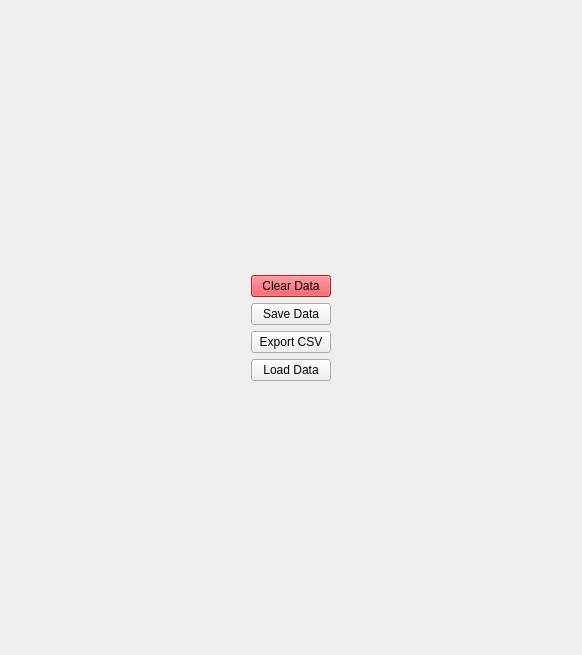
      <widget class="QWidget" name="dataTab">
       <attribute name="title">
        <string>Data</string>
       </attribute>
       <layout class="QGridLayout" name="gridLayout">
        <item row="0" column="1">
         <spacer name="verticalSpacer">
          <property name="orientation">
           <enum>Qt::Vertical</enum>
          </property>
          <property name="sizeType">
           <enum>QSizePolicy::Preferred</enum>
          </property>
          <property name="sizeHint" stdset="0">
           <size>
            <width>20</width>
            <height>264</height>
           </size>
          </property>
         </spacer>
        </item>
        <item row="1" column="1">
         <layout class="QVBoxLayout" name="verticalLayout_12">
          <item>
           <widget class="QPushButton" name="clearDataButton">
            <property name="sizePolicy">
             <sizepolicy hsizetype="Expanding" vsizetype="Fixed">
              <horstretch>0</horstretch>
              <verstretch>0</verstretch>
             </sizepolicy>
            </property>
            <property name="styleSheet">
             <string notr="true">background-color: rgb(237, 51, 59);</string>
            </property>
            <property name="text">
             <string>Clear Data</string>
            </property>
           </widget>
          </item>
          <item>
           <widget class="QPushButton" name="saveDataButton">
            <property name="sizePolicy">
             <sizepolicy hsizetype="Expanding" vsizetype="Fixed">
              <horstretch>0</horstretch>
              <verstretch>0</verstretch>
             </sizepolicy>
            </property>
            <property name="text">
             <string>Save Data</string>
            </property>
           </widget>
          </item>
          <item>
           <widget class="QPushButton" name="exportCSVButton">
            <property name="sizePolicy">
             <sizepolicy hsizetype="Expanding" vsizetype="Fixed">
              <horstretch>0</horstretch>
              <verstretch>0</verstretch>
             </sizepolicy>
            </property>
            <property name="text">
             <string>Export CSV</string>
            </property>
           </widget>
          </item>
          <item>
           <widget class="QPushButton" name="loadDataButton">
            <property name="sizePolicy">
             <sizepolicy hsizetype="Expanding" vsizetype="Fixed">
              <horstretch>0</horstretch>
              <verstretch>0</verstretch>
             </sizepolicy>
            </property>
            <property name="text">
             <string>Load Data</string>
            </property>
           </widget>
          </item>
         </layout>
        </item>
        <item row="3" column="1">
         <spacer name="verticalSpacer_2">
          <property name="orientation">
           <enum>Qt::Vertical</enum>
          </property>
          <property name="sizeType">
           <enum>QSizePolicy::Preferred</enum>
          </property>
          <property name="sizeHint" stdset="0">
           <size>
            <width>20</width>
            <height>263</height>
           </size>
          </property>
         </spacer>
        </item>
        <item row="1" column="0">
         <spacer name="horizontalSpacer_8">
          <property name="orientation">
           <enum>Qt::Horizontal</enum>
          </property>
          <property name="sizeType">
           <enum>QSizePolicy::Preferred</enum>
          </property>
          <property name="sizeHint" stdset="0">
           <size>
            <width>240</width>
            <height>20</height>
           </size>
          </property>
         </spacer>
        </item>
        <item row="1" column="2">
         <spacer name="horizontalSpacer_9">
          <property name="orientation">
           <enum>Qt::Horizontal</enum>
          </property>
          <property name="sizeType">
           <enum>QSizePolicy::Preferred</enum>
          </property>
          <property name="sizeHint" stdset="0">
           <size>
            <width>240</width>
            <height>20</height>
           </size>
          </property>
         </spacer>
        </item>
       </layout>
      </widget>
